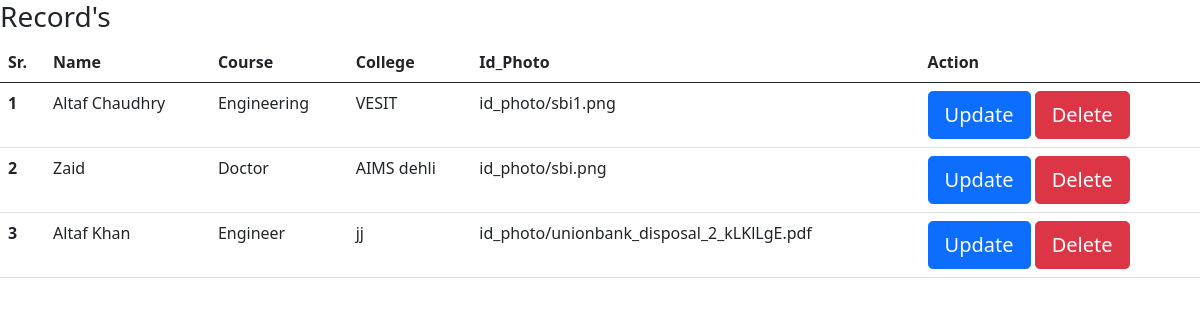
The page /show on the database its author committed.
### home/models.py (models this page shows)
class Student(models.Model):
    name=models.CharField(max_length=50)
    course=models.CharField(max_length=50)
    college=models.CharField(max_length=50)
    mail=models.CharField(max_length=50, default='abc@gmail.com')
    id_card=models.FileField(upload_to='id_photo')

### home/views.py (the view)
# urls.py: path('show',views.show),
def show(request):
    data=Student.objects.all()
    context={'data':data}
    return render(request, 'show.html', context)

### home/templates/show.html
{% extends "base.html" %}
{% block body %}
<h3>Record's</h3>
  <table class="table">
    <thead class="thead-light">
      <tr>
        <th scope="col">Sr.</th>
        <th scope="col">Name</th>
        <th scope="col">Course</th>
        <th scope="col">College</th>
        <th scope="col">Id_Photo</th>
        <th scope="col">Action</th>
      </tr>
    </thead>
    <tbody>
        {% for i in data %}
      <tr>
        <th scope="row">{{forloop.counter}}</th>
        <td>{{i.name}}</td>
        <td>{{i.course}}</td>
        <td>{{i.college}}</td>
        <td>{{i.id_card}}</td>
        <td><a href="update/{{i.id}}" class="btn btn-primary btn-lg" role="button">Update</a>
            <a href="delete/{{i.id}}" class="btn btn-danger btn-lg" role="button">Delete</a></td>
      </tr>
      {% endfor %}
    </tbody>
  </table>
{% endblock body %}

### home/templates/base.html (shortened to what this page needs)
<!doctype html>
<html lang="en">
  <head>
    <link href="https://cdn.jsdelivr.net/npm/bootstrap@5.0.2/dist/css/bootstrap.min.css" rel="stylesheet">
  </head>
  <body>
    {% block body %}{% endblock body %}
  </body>
</html>

### rows shown on the page
Student: name "Altaf Chaudhry", course "Engineering", college "VESIT", id_card "id_photo/sbi1.png"
Student: name "Zaid", course "Doctor", college "AIMS dehli", id_card "id_photo/sbi.png"
Student: name "Altaf Khan", course "Engineer", college "jj", id_card "id_photo/unionbank_disposal_2_kLKlLgE.pdf"
